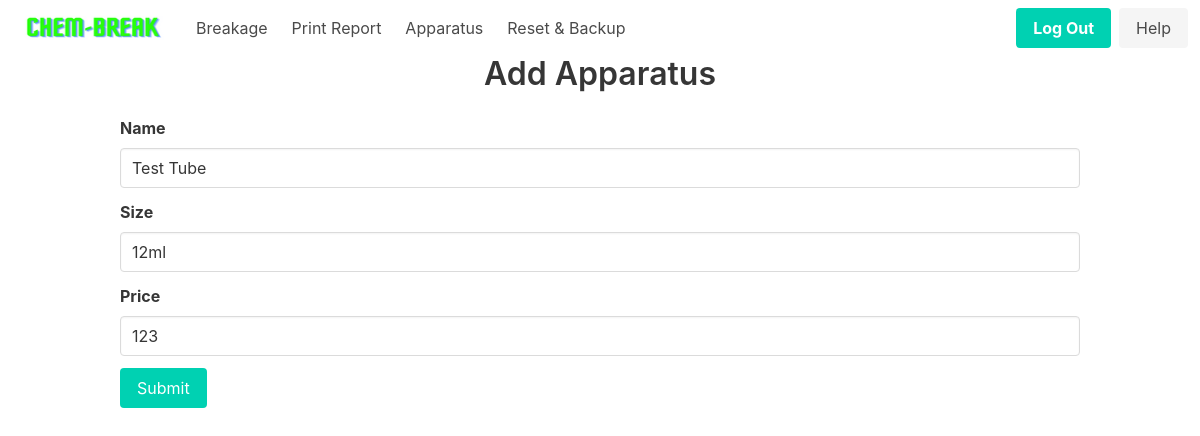
Page /home/apparatus/1 (signed in) on the committed database.
### app/models.py (models this page shows, shortened)
class Apparatus(db.Model):
    __tablename__ = "apparatus"
    id = db.Column(db.Integer, primary_key=True)
    name = db.Column(db.String(100), nullable=False)
    size = db.Column(db.String(100), nullable=False)
    price = db.Column(db.Integer, nullable=False)
    apparatus = db.relationship(
        'Breakage', backref='breakage', lazy=True, cascade='all, delete-orphan')

### app/routes.py (the view, shortened to what this page needs)
@main.route("/home/apparatus/<int:id>", methods=['GET', 'POST'])
@login_required
def update_apparatus(id):
    if request.method == 'GET':
        return render_template('update_apparatus.html', apparatus=Apparatus.query.get(id))

### app/__init__.py (called while the page is built)
def create_app(config=None):
    app = Flask(__name__)
    if config:
        app.config.from_object(config)
    db.init_app(app)
    login_manager = LoginManager()
    login_manager.login_view = 'auth.login'
    login_manager.init_app(app)
    with app.app_context():
        from app.models import User, Breakage, Student, Apparatus, Record, Bank
        db.create_all()
    migrate.init_app(app, db)
    from app.models import User
    @login_manager.user_loader
    def load_user(user_id):
        return User.query.get(int(user_id))
    from .auth import auth as auth_blueprint
    app.register_blueprint(auth_blueprint)
    from .routes import main as main_blueprint
    app.register_blueprint(main_blueprint)
    return app

### app/templates/update_apparatus.html (shortened to what this page needs)
{% extends 'nav_base.html' %}
{% block content %}
<div class="container is-max-desktop">
    <h1 class="title has-text-centered">Add Apparatus</h1>
    <form method="post">
        <div class="field">
            <label class="label">Name</label>
            <div class="control">
                <input class="input" type="text" placeholder="Enter apparatus name" name="name" value="{{ apparatus.name }}" required>
            </div>
        </div>
        <div class="field">
            <label class="label">Size</label>
            <div class="control">
                <input class="input" type="text" placeholder="Enter apparatus size" name="size" value="{{ apparatus.size }}">
            </div>
        </div>
        <div class="field">
            <label class="label">Price</label>
            <div class="control">
                <input class="input" type="number" placeholder="Enter apparatus price" name="price" min="0" value="{{ apparatus.price }}" required>
            </div>
        </div>
        <div class="field">
            <div class="control">
                <button class="button is-primary" type="submit">Submit</button>
            </div>
        </div>
    </form>
</div>
{% endblock %}

### rows in the picture
Apparatus: name "Test Tube", size "12ml", price "123"
